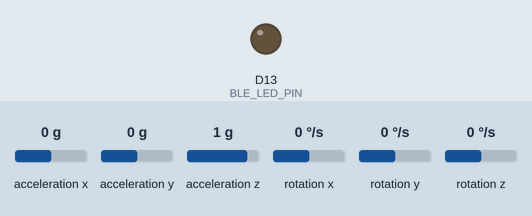
Recording of a program running on a simulated Arduino Nano RP2040 Connect. On the bench: output pins drawn as LEDs (lit = HIGH). The test bench sets the inputs (shaded band); at power-on: acceleration x 0 g, acceleration y 0 g, acceleration z 1 g, rotation x 0 °/s, rotation y 0 °/s, rotation z 0 °/s. Nothing arrives over Bluetooth unless stated; what the program prints to the serial monitor is not drawn.

Above: at 1.3 s.
At 3.4 s:
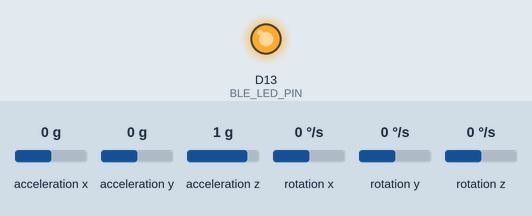
Timing chart, 0 to 6.2 s (numbered marks = the images above):
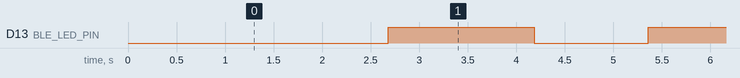

The program:

main.cpp
```cpp
#include <Arduino.h>

#include "ble.h"
#include "imu.h"
#include "led.h"
#include "logging.h"

void setup() {
    Serial.begin(9600);
    logInfoLn("Serial initialized.");

    ledInitialize();
    imuInitialize();
    bleInitialize();
}

void loop() {
    bleTask();
    imuTask();
    ledTask();
}
```

ble.cpp
```cpp
#include "ble.h"
#include "led.h"
#include "logging.h"
#include "constants.h"

const uint32_t BLE_UPDATE_INTERVAL = 10;

#if RIGHT_SKATE
#   define BLE_SERVICE_ID "56854577-0ff2-11ee-be56-0242ac120002"
#   define BLE_DEVICE_NAME "ICEQ - Right Skate"
#   define BLE_LOCAL_NAME "ICEQ - Right Skate"
#else
#   define BLE_SERVICE_ID "56854555-0ff2-11ee-be56-0242ac120002"
#   define BLE_DEVICE_NAME "ICEQ - Left Skate"
#   define BLE_LOCAL_NAME "ICEQ - Left Skate"
#endif

#define BLE_ACC_CHAR_ID "56854522-f7a0-4046-ab6d-cbbf0b154811"
#define BLE_GYRO_CHAR_ID "56854549-827b-454c-aa00-463ed3ae7bd4"

BLEService bleService(BLE_SERVICE_ID);
BLECharacteristic accCharacteristic(BLE_ACC_CHAR_ID, BLERead | BLENotify,
                                    sizeof accData.bytes);
BLECharacteristic gyroCharacteristic(BLE_GYRO_CHAR_ID, BLERead | BLENotify,
                                     sizeof gyroData.bytes);

int connections = 0;

void onConnect(BLEDevice central) {
    logInfo("BLE connected to central: ");
    logInfoLn(central.address());
    connections++;
}

void onDisconnect(BLEDevice central) {
    logInfo("BLE disconnected from central: ");
    logInfoLn(central.address());
    connections--;
}

void bleInitialize() {
    logInfoLn("Initializing BLE...");
    if (!BLE.begin())
        fail("Failed to initialize BLE!");

    // set device name and service UUID
    BLE.setDeviceName(BLE_DEVICE_NAME);
    BLE.setLocalName(BLE_LOCAL_NAME);
    BLE.setAdvertisedService(bleService);

    // add characteristics
    bleService.addCharacteristic(accCharacteristic);
    bleService.addCharacteristic(gyroCharacteristic);

    // add service
    BLE.addService(bleService);

    // add event handlers
    BLE.setEventHandler(BLEConnected, onConnect);
    BLE.setEventHandler(BLEDisconnected, onDisconnect);

    // start advertising
    BLE.advertise();

    logInfoLn("BLE connected.");
}

void blePoll() {
    static uint32_t previousMillis = 0;
    uint32_t currentMillis = millis();
    if (currentMillis - previousMillis >= BLE_UPDATE_INTERVAL) {
        previousMillis = currentMillis;
        BLE.poll();
    }
}

void writeData() {
    if (!connections) return;

    if (accData.updated) {
        accCharacteristic.writeValue(accData.bytes, sizeof accData.bytes);
        accData.updated = false;
    }

    if (gyroData.updated) {
        gyroCharacteristic.writeValue(gyroData.bytes, sizeof gyroData.bytes);
        gyroData.updated = false;
    }
}

void bleTask() {
    logDebugLn("Running BLE task...");
    blePoll();
    writeData();
}
```

ble.h
```cpp
#ifndef FIRMWARE_BLE_H
#define FIRMWARE_BLE_H

#include "imu.h"
#include <ArduinoBLE.h>

extern BLECharacteristic accCharacteristic;
extern BLECharacteristic gyroCharacteristic;

extern int connections;

void bleInitialize();
void bleTask();

#endif // FIRMWARE_BLE_H
```

constants.h
```cpp
#ifndef FIRMWARE_CONSTANTS_H
#define FIRMWARE_CONSTANTS_H

#define RIGHT_SKATE 1

#endif //FIRMWARE_CONSTANTS_H
```

imu.cpp
```cpp
#include "logging.h"
#include "imu.h"
#include "ble.h"

const unsigned long ACC_UPDATE_INTERVAL = 0;
const unsigned long GYRO_UPDATE_INTERVAL = 0;

union SensorData accData;
union SensorData gyroData;

void clearData() {
    logInfoLn("Clearing IMU data...");

    for (int i = 0; i < 3; i++) {
        accData.values[i] = 0.00;
        gyroData.values[i] = 0.00;
    }

    accData.updated = false;
    gyroData.updated = false;
}

void imuInitialize() {
    logInfoLn("Initializing IMU...");
    if (!IMU.begin())
        fail("Failed to initialize IMU!");

    Wire.setClock(400000); // Increase I2C clock speed to 400kHz

    logInfoLn("IMU connected.");
}

bool accSensorTask() {
    static unsigned long prev_acc = 0;
    unsigned long now = millis();
    if (now - prev_acc < ACC_UPDATE_INTERVAL)
        return false;

    logDebugLn("Checking acceleration availability...");
    if (!IMU.accelerationAvailable())
        return false;

    prev_acc = now;

    logDebugLn("Reading acceleration...");
    float x, y, z;
    if (!IMU.readAcceleration(x, y, z)) {
        logErrLn("Failed to read acceleration!");
        return false;
    }

    logDebugLn("Acceleration read, writing to accData...");
    accData.values[0] = x;
    accData.values[1] = y;
    accData.values[2] = z;
    accData.updated = true;

    return true;
}

bool gyroSensorTask() {
    static unsigned long prev_gyro = 0;
    unsigned long now = millis();
    if (now - prev_gyro < GYRO_UPDATE_INTERVAL)
        return false;

    logDebugLn("Checking gyroscope availability...");
    if (!IMU.gyroscopeAvailable())
        return false;

    prev_gyro = now;

    logDebugLn("Reading gyroscope...");
    float x, y, z;
    if (!IMU.readGyroscope(x, y, z)) {
        logErrLn("Failed to read gyroscope!");
        return false;
    }

    logDebugLn("Gyroscope read, writing to gyroData...");
    gyroData.values[0] = x;
    gyroData.values[1] = y;
    gyroData.values[2] = z;
    gyroData.updated = true;

    return true;
}

void printAccSensorData() {
    logDebug("Acc: ");
    logDebug(accData.values[0]);
    logDebug(", ");
    logDebug(accData.values[1]);
    logDebug(", ");
    logDebugLn(accData.values[2]);

    logDebug("Acc Subscription status: ");
    logDebugLn(accCharacteristic.subscribed());
}

void printGyroSensorData() {
    logDebug("Gyro: ");
    logDebug(gyroData.values[0]);
    logDebug(", ");
    logDebug(gyroData.values[1]);
    logDebug(", ");
    logDebugLn(gyroData.values[2]);

    logDebug("Gyro Subscription status: ");
    logDebugLn(gyroCharacteristic.subscribed());
}

void imuTask() {
    logDebugLn("Running IMU task...");
    logDebugLn("IMU task: accSensorTask");
    if (accSensorTask())
        printAccSensorData();
    logDebugLn("IMU task: gyroSensorTask");
    if (gyroSensorTask())
        printGyroSensorData();
}
```

imu.h
```cpp
#ifndef FIRMWARE_IMU_H
#define FIRMWARE_IMU_H

#include <Arduino_LSM6DSOX.h>

union SensorData {
    struct __attribute__((packed)) {
        float values[3];
        bool updated;
    };
    uint8_t bytes[3 * sizeof(float)];
};

extern union SensorData accData;
extern union SensorData gyroData;

void imuInitialize();
void imuTask();

#endif // FIRMWARE_IMU_H
```

led.cpp
```cpp
#include "led.h"
#include "ble.h"
#include "timer.h"
#include "logging.h"

Timer statusTimer = Timer(1500);
Timer transitionInTimer = Timer(500);
Timer transitionOutTimer = Timer(500);
Timer blinkTimer = Timer(165);

void ledOn() { digitalWrite(BLE_LED_PIN, HIGH); }

void ledOff() { digitalWrite(BLE_LED_PIN, LOW); }

void ledToggle() {
    digitalWrite(BLE_LED_PIN, !digitalRead(BLE_LED_PIN));
}

void ledInitialize() {
    logInfoLn("Initializing LED...");

    pinMode(BLE_LED_PIN, OUTPUT);
    ledOff();
}

void ledTask() {
    logDebugLn("Running LED Task");
    static int blinkCount = 0;

    statusTimer.start();
    if (statusTimer.waiting())
        return;

    // turn off and wait for transition...
    if (transitionInTimer.start())
        ledOff();
    if (transitionInTimer.waiting())
        return;

    // blink on and off once for each connection
    if (blinkTimer.start())
        blinkCount = connections * 2;
    if (blinkTimer.waiting())
        return;
    if (blinkCount) {
        blinkCount--;
        ledToggle();
        blinkTimer.restart();
        return;
    }

    // transition back and start over
    transitionOutTimer.start();
    if (transitionOutTimer.waiting())
        return;

    // cleanup
    ledOn();
    blinkTimer.stop();
    transitionOutTimer.stop();
    transitionInTimer.stop();
    statusTimer.stop();
}
```

led.h
```cpp
#ifndef FIRMWARE_LED_H
#define FIRMWARE_LED_H

#include <Arduino.h>
#define BLE_LED_PIN LED_BUILTIN

void ledInitialize();
void ledTask();

#endif // FIRMWARE_LED_H
```

logging.h
```cpp
#ifndef FIRMWARE_LOGGING_H
#define FIRMWARE_LOGGING_H

#include <Arduino.h>

#define BUILD_DEBUG true

#ifdef BUILD_DEBUG
#   define logDebugLn(msg) Serial.println(msg)
#   define logDebug(msg) Serial.print(msg)
#else
#   define logDebugLn(msg) do { } while (0)
#   define logDebug(msg) do { } while (0)
#endif

#define logInfoLn(msg) Serial.println(msg)
#define logInfo(msg) Serial.print(msg)

#define logErrLn(msg) Serial.println(msg)
#define logErr(msg) Serial.print(msg)

#define fail(msg) do { while (true) logErrLn(msg); } while (0)

#endif // FIRMWARE_LOGGING_H
```

timer.cpp
```cpp
#include "timer.h"
#include <Arduino.h>

Timer::Timer(unsigned long interval)
    : mLast(0), mInterval(interval), mRunning(false) {}

bool Timer::start() {
    if (mRunning)
        return false;
    mLast = millis();
    mRunning = true;
    return true;
}

void Timer::stop() { mRunning = false; }

void Timer::restart() {
    mLast = millis();
    mRunning = true;
}

bool Timer::waiting() { return millis() - mLast < mInterval; }
```

timer.h
```cpp
#ifndef FIRMWARE_TIMER_H
#define FIRMWARE_TIMER_H

#define TIMER_UNLIMITED -1

class Timer {
  public:
    explicit Timer(unsigned long interval);
    bool start();
    void stop();
    void restart();
    bool waiting();

  private:
    unsigned long mLast;
    unsigned long mInterval;
    bool mRunning;
};

#endif // FIRMWARE_TIMER_H
```

Measured:
- by itself, D13 (BLE_LED_PIN): alternates HIGH for 1.5 s and LOW for 1.2 s
